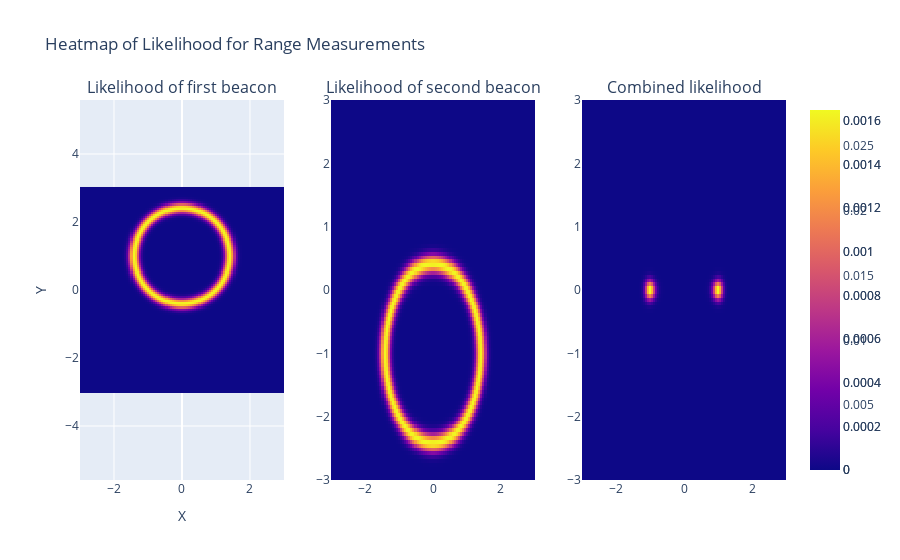

Notebook code for this chart:
### Code cell
#create an heatmap for the likelihood of the range measurement of the two measurements over the grid between -1 and 2
x = numpy.linspace(-3, 3, 100)
y = numpy.linspace(-3, 3, 100)
X, Y = numpy.meshgrid(x, y)
Z_combained = numpy.zeros(X.shape)
Z_first_beacon = numpy.zeros(X.shape)
Z_second_beacon = numpy.zeros(X.shape)

sigma = 0.1
for i in range(X.shape[0]):
    for j in range(X.shape[1]):
        Z_first_beacon[i,j] = likelihood_range_finder(numpy.linalg.norm(numpy.array([X[i,j], Y[i,j]]) - first_beacon_pos), first_beacon_range, sigma)
        Z_second_beacon[i,j] = likelihood_range_finder(numpy.linalg.norm(numpy.array([X[i,j], Y[i,j]]) - second_beacon_pos), second_becon_range, sigma)
        Z_combained[i,j] = Z_first_beacon[i,j]*Z_second_beacon[i,j]

#normalize the likelihood to sum to 1
Z_combained = Z_combained/numpy.sum(Z_combained)
Z_first_beacon = Z_first_beacon/numpy.sum(Z_first_beacon)
Z_second_beacon = Z_second_beacon/numpy.sum(Z_second_beacon)
#create subplots grid for the three heatmaps
fig = make_subplots(rows=1, cols=3, subplot_titles=("Likelihood of first beacon", "Likelihood of second beacon", "Combined likelihood"))
#Create the heatmap for the likelihood of the first beacon
fig.add_trace(go.Heatmap(z=Z_first_beacon, x=x, y=y), row=1, col=1)
#Create the heatmap for the likelihood of the second beacon
fig.add_trace(go.Heatmap(z=Z_second_beacon, x=x, y=y), row=1, col=2)
#Create the heatmap for the combined likelihood
fig.add_trace(go.Heatmap(z=Z_combained, x=x, y=y), row=1, col=3)

# Update layout for better visualization
fig.update_layout(
    title='Heatmap of Likelihood for Range Measurements',
    xaxis_title='X',
    yaxis_title='Y',
    # width=600,  # Adjust the width to make the figure square
    # height=600,  # Adjust the height to make the figure square
    xaxis=dict(
        scaleanchor="y",  # This ensures that the x-axis and y-axis have the same scale
        scaleratio=1,
    )
)
# set the axis to be equal
fig.update_xaxes(range=[-3, 3])
fig.update_yaxes(range=[-3, 3])
# open in browser

#


fig.show()

### Figure 1 — Plotly figure (JSON) as saved in the notebook; plotly's stock layout.template omitted (floating-point values rounded to 4 significant figures; data arrays with more than 128 entries replaced by an {"elided": "..."} marker saying what was removed)
{"data": [{"type": "heatmap", "x": [-3, -2.939, -2.879, -2.818, -2.758, -2.697, -2.636, -2.576, -2.515, -2.455, -2.394, -2.333, -2.273, -2.212, -2.152, -2.091, -2.03, -1.97, -1.909, -1.848, -1.788, -1.727, -1.667, -1.606, -1.545, -1.485, -1.424, -1.364, -1.303, -1.242, -1.182, -1.121, -1.061, -1, -0.9394, -0.8788, -0.8182, -0.7576, -0.697, -0.6364, -0.5758, -0.5152, -0.4545, -0.3939, -0.3333, -0.2727, -0.2121, -0.1515, -0.09091, -0.0303, 0.0303, 0.09091, 0.1515, 0.2121, 0.2727, 0.3333, 0.3939, 0.4545, 0.5152, 0.5758, 0.6364, 0.697, 0.7576, 0.8182, 0.8788, 0.9394, 1, 1.061, 1.121, 1.182, 1.242, 1.303, 1.364, 1.424, 1.485, 1.545, 1.606, 1.667, 1.727, 1.788, 1.848, 1.909, 1.97, 2.03, 2.091, 2.152, 2.212, 2.273, 2.333, 2.394, 2.455, 2.515, 2.576, 2.636, 2.697, 2.758, 2.818, 2.879, 2.939, 3], "xaxis": "x", "y": [-3, -2.939, -2.879, -2.818, -2.758, -2.697, -2.636, -2.576, -2.515, -2.455, -2.394, -2.333, -2.273, -2.212, -2.152, -2.091, -2.03, -1.97, -1.909, -1.848, -1.788, -1.727, -1.667, -1.606, -1.545, -1.485, -1.424, -1.364, -1.303, -1.242, -1.182, -1.121, -1.061, -1, -0.9394, -0.8788, -0.8182, -0.7576, -0.697, -0.6364, -0.5758, -0.5152, -0.4545, -0.3939, -0.3333, -0.2727, -0.2121, -0.1515, -0.09091, -0.0303, 0.0303, 0.09091, 0.1515, 0.2121, 0.2727, 0.3333, 0.3939, 0.4545, 0.5152, 0.5758, 0.6364, 0.697, 0.7576, 0.8182, 0.8788, 0.9394, 1, 1.061, 1.121, 1.182, 1.242, 1.303, 1.364, 1.424, 1.485, 1.545, 1.606, 1.667, 1.727, 1.788, 1.848, 1.909, 1.97, 2.03, 2.091, 2.152, 2.212, 2.273, 2.333, 2.394, 2.455, 2.515, 2.576, 2.636, 2.697, 2.758, 2.818, 2.879, 2.939, 3], "yaxis": "y", "z": {"elided": "100x100 float values"}}, {"type": "heatmap", "x": [-3, -2.939, -2.879, -2.818, -2.758, -2.697, -2.636, -2.576, -2.515, -2.455, -2.394, -2.333, -2.273, -2.212, -2.152, -2.091, -2.03, -1.97, -1.909, -1.848, -1.788, -1.727, -1.667, -1.606, -1.545, -1.485, -1.424, -1.364, -1.303, -1.242, -1.182, -1.121, -1.061, -1, -0.9394, -0.8788, -0.8182, -0.7576, -0.697, -0.6364, -0.5758, -0.5152, -0.4545, -0.3939, -0.3333, -0.2727, -0.2121, -0.1515, -0.09091, -0.0303, 0.0303, 0.09091, 0.1515, 0.2121, 0.2727, 0.3333, 0.3939, 0.4545, 0.5152, 0.5758, 0.6364, 0.697, 0.7576, 0.8182, 0.8788, 0.9394, 1, 1.061, 1.121, 1.182, 1.242, 1.303, 1.364, 1.424, 1.485, 1.545, 1.606, 1.667, 1.727, 1.788, 1.848, 1.909, 1.97, 2.03, 2.091, 2.152, 2.212, 2.273, 2.333, 2.394, 2.455, 2.515, 2.576, 2.636, 2.697, 2.758, 2.818, 2.879, 2.939, 3], "xaxis": "x2", "y": [-3, -2.939, -2.879, -2.818, -2.758, -2.697, -2.636, -2.576, -2.515, -2.455, -2.394, -2.333, -2.273, -2.212, -2.152, -2.091, -2.03, -1.97, -1.909, -1.848, -1.788, -1.727, -1.667, -1.606, -1.545, -1.485, -1.424, -1.364, -1.303, -1.242, -1.182, -1.121, -1.061, -1, -0.9394, -0.8788, -0.8182, -0.7576, -0.697, -0.6364, -0.5758, -0.5152, -0.4545, -0.3939, -0.3333, -0.2727, -0.2121, -0.1515, -0.09091, -0.0303, 0.0303, 0.09091, 0.1515, 0.2121, 0.2727, 0.3333, 0.3939, 0.4545, 0.5152, 0.5758, 0.6364, 0.697, 0.7576, 0.8182, 0.8788, 0.9394, 1, 1.061, 1.121, 1.182, 1.242, 1.303, 1.364, 1.424, 1.485, 1.545, 1.606, 1.667, 1.727, 1.788, 1.848, 1.909, 1.97, 2.03, 2.091, 2.152, 2.212, 2.273, 2.333, 2.394, 2.455, 2.515, 2.576, 2.636, 2.697, 2.758, 2.818, 2.879, 2.939, 3], "yaxis": "y2", "z": {"elided": "100x100 float values"}}, {"type": "heatmap", "x": [-3, -2.939, -2.879, -2.818, -2.758, -2.697, -2.636, -2.576, -2.515, -2.455, -2.394, -2.333, -2.273, -2.212, -2.152, -2.091, -2.03, -1.97, -1.909, -1.848, -1.788, -1.727, -1.667, -1.606, -1.545, -1.485, -1.424, -1.364, -1.303, -1.242, -1.182, -1.121, -1.061, -1, -0.9394, -0.8788, -0.8182, -0.7576, -0.697, -0.6364, -0.5758, -0.5152, -0.4545, -0.3939, -0.3333, -0.2727, -0.2121, -0.1515, -0.09091, -0.0303, 0.0303, 0.09091, 0.1515, 0.2121, 0.2727, 0.3333, 0.3939, 0.4545, 0.5152, 0.5758, 0.6364, 0.697, 0.7576, 0.8182, 0.8788, 0.9394, 1, 1.061, 1.121, 1.182, 1.242, 1.303, 1.364, 1.424, 1.485, 1.545, 1.606, 1.667, 1.727, 1.788, 1.848, 1.909, 1.97, 2.03, 2.091, 2.152, 2.212, 2.273, 2.333, 2.394, 2.455, 2.515, 2.576, 2.636, 2.697, 2.758, 2.818, 2.879, 2.939, 3], "xaxis": "x3", "y": [-3, -2.939, -2.879, -2.818, -2.758, -2.697, -2.636, -2.576, -2.515, -2.455, -2.394, -2.333, -2.273, -2.212, -2.152, -2.091, -2.03, -1.97, -1.909, -1.848, -1.788, -1.727, -1.667, -1.606, -1.545, -1.485, -1.424, -1.364, -1.303, -1.242, -1.182, -1.121, -1.061, -1, -0.9394, -0.8788, -0.8182, -0.7576, -0.697, -0.6364, -0.5758, -0.5152, -0.4545, -0.3939, -0.3333, -0.2727, -0.2121, -0.1515, -0.09091, -0.0303, 0.0303, 0.09091, 0.1515, 0.2121, 0.2727, 0.3333, 0.3939, 0.4545, 0.5152, 0.5758, 0.6364, 0.697, 0.7576, 0.8182, 0.8788, 0.9394, 1, 1.061, 1.121, 1.182, 1.242, 1.303, 1.364, 1.424, 1.485, 1.545, 1.606, 1.667, 1.727, 1.788, 1.848, 1.909, 1.97, 2.03, 2.091, 2.152, 2.212, 2.273, 2.333, 2.394, 2.455, 2.515, 2.576, 2.636, 2.697, 2.758, 2.818, 2.879, 2.939, 3], "yaxis": "y3", "z": {"elided": "100x100 float values"}}], "layout": {"annotations": [{"font": {"size": 16}, "showarrow": false, "text": "Likelihood of first beacon", "x": 0.1444, "xanchor": "center", "xref": "paper", "y": 1, "yanchor": "bottom", "yref": "paper"}, {"font": {"size": 16}, "showarrow": false, "text": "Likelihood of second beacon", "x": 0.5, "xanchor": "center", "xref": "paper", "y": 1, "yanchor": "bottom", "yref": "paper"}, {"font": {"size": 16}, "showarrow": false, "text": "Combined likelihood", "x": 0.8556, "xanchor": "center", "xref": "paper", "y": 1, "yanchor": "bottom", "yref": "paper"}], "title": {"text": "Heatmap of Likelihood for Range Measurements"}, "xaxis": {"anchor": "y", "domain": [0, 0.2889], "range": [-3, 3], "scaleanchor": "y", "scaleratio": 1, "title": {"text": "X"}}, "xaxis2": {"anchor": "y2", "domain": [0.3556, 0.6444], "range": [-3, 3]}, "xaxis3": {"anchor": "y3", "domain": [0.7111, 1], "range": [-3, 3]}, "yaxis": {"anchor": "x", "domain": [0, 1], "range": [-3, 3], "title": {"text": "Y"}}, "yaxis2": {"anchor": "x2", "domain": [0, 1], "range": [-3, 3]}, "yaxis3": {"anchor": "x3", "domain": [0, 1], "range": [-3, 3]}}}
